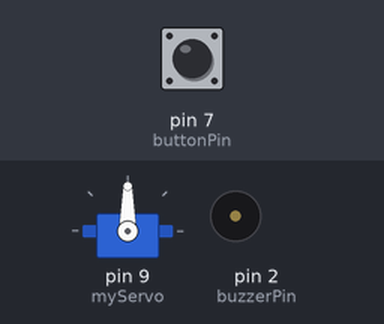
A sketch run on a simulated Arduino Uno, built with avr-gcc and run on an emulated ATmega328P. On the bench: servo, buzzer (waves = sounding). The inputs (shaded band) are chosen by the test bench; at power-on: pin 7 (buttonPin) LOW.

Above: at 1.2 s.
1.3 s: pin 7 (buttonPin) pulled HIGH for 0.15 s
At 2.1 s:
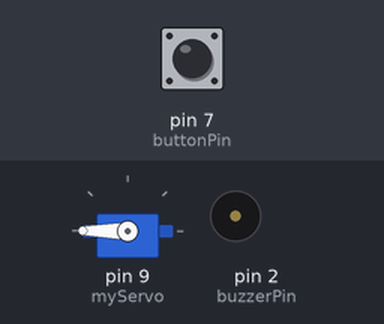
At 7.5 s:
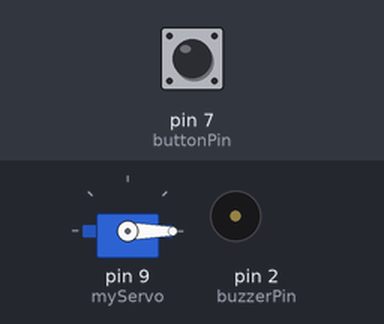
Timing chart, 0 to 9.0 s (numbered marks = the images above; inputs shaded):
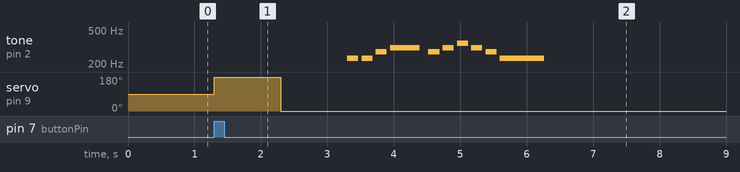

The sketch:

Servo_and_Melody_Button.ino
```cpp
#include <Servo.h>

Servo myServo;
const int buttonPin = 7;
int buttonState = 0;
const int buzzerPin = 2;

int melody[] = {
 233,233,277,311,277,311,349,311,277,233


};

int noteDurations[] = {
  8,8,8,3,8,8,8,8,8,2
};
int beatsPerMinute = 45;
void setup() {
  // put your setup code here, to run once:
  myServo.attach(9);
  pinMode(buttonPin, INPUT);
}

void loop() {
  buttonState = digitalRead(buttonPin);
  // put your main code here, to run repeatedly:
  if (buttonState == HIGH) {
  myServo.write(180);
  delay(1000);
  myServo.write(0);
  delay(1000);
   playSong();
   } else {
}
}
void playSong(){
  // iterate over the notes of the melody:
  int len = sizeof(melody)/sizeof(melody[0]);
  for (int thisNote = 0; thisNote < len; thisNote++) {

    // to calculate the note duration, take one second divided by the note type.
    //e.g. quarter note = 1000 / 4, eighth note = 1000/8, etc.
    int noteDuration = static_cast<int>(1000 / noteDurations[thisNote] * 60 / beatsPerMinute);
    tone(buzzerPin, melody[thisNote], noteDuration);

    // to distinguish the notes, set a minimum time between them.
    // the note's duration + 30% seems to work well:
    int pauseBetweenNotes = noteDuration * 1.30;
    delay(pauseBetweenNotes);
    // stop the tone playing:
    noTone(buzzerPin);
  }
  // Pause before playing again
  delay(1000);
}
```

Measured:
- after the input at 1.3 s, tone on pin 2 (buzzerPin): plays 233 Hz for 0.17 s, 233 Hz for 0.17 s, 277 Hz for 0.17 s, 311 Hz for 0.44 s, 277 Hz for 0.17 s, 311 Hz for 0.17 s … (10 notes in this stretch), starting after 2.0 s; servo on pin 9 (myServo): 90° → 180° at once, → 0° 1.0 s later
